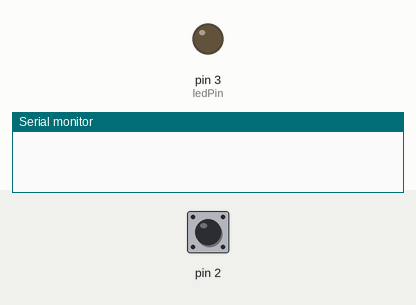
The sketch below on a simulated Arduino Uno, built with avr-gcc and run on an emulated ATmega328P. Parts: output pins drawn as LEDs (lit = HIGH), the last lines printed to the serial monitor. The test bench sets the inputs (shaded band); at power-on: pin 2 HIGH.

Above: at 1.2 s.
1.3 s: pin 2 pulled LOW for 1 s
At 3.4 s:
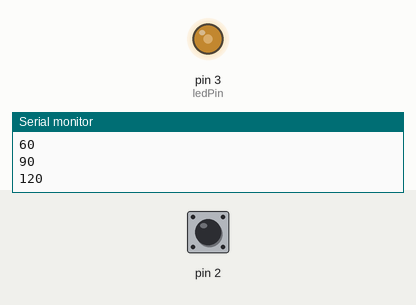
3.8 s: pin 2 pulled LOW for 0.15 s
At 4.1 s:
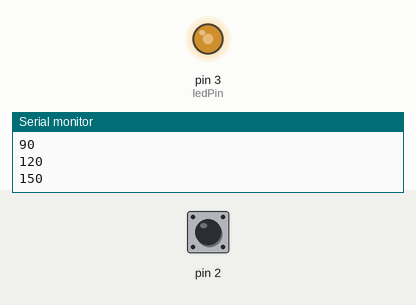
5.4 s: pin 2 pulled LOW for 3.2 s
At 5.52 s:
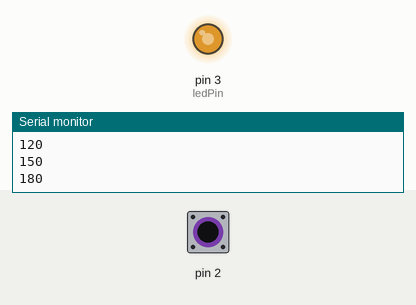
Timing chart, 0 to 9.9 s (numbered marks = the images above; inputs shaded):
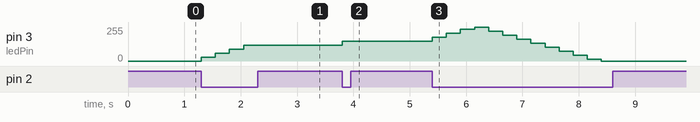

Measured:
- after the input at 1.3 s, pin 3 (ledPin): 0/255 → 30/255 at once, → 60/255 0.25 s later, → 90/255 0.25 s later, → 120/255 0.25 s later
- after the input at 3.8 s, pin 3 (ledPin): 120/255 → 150/255 at once
- after the input at 5.4 s, pin 3 (ledPin): rises from 150/255 to 255/255 in 0.75 s, then falls to 0/255 in 2.3 s

The sketch:

sketch_apr27d.ino
```cpp
const int ledPin=3;
void setup() {
  // put your setup code here, to run once:
  pinMode(3,OUTPUT);
  pinMode(2,INPUT_PULLUP);
  Serial.begin(9600);
}
int val=0;
int bk=0;
void loop() {
  // put your main code here, to run repeatedly:
  uint8_t btn = digitalRead(2);
  if (btn == LOW){

    if(val>=255){
      bk=1;
      }else if(val<=0){
       bk=0;
      }

      if(bk==0){
           val=val+30;
        }else{
                val=val-30;
          }

          if(val>=255) val=255;
          if(val<=0) val=0;

      analogWrite(ledPin,val);
      Serial.println(val);
      delay(250);
  }
}
```
